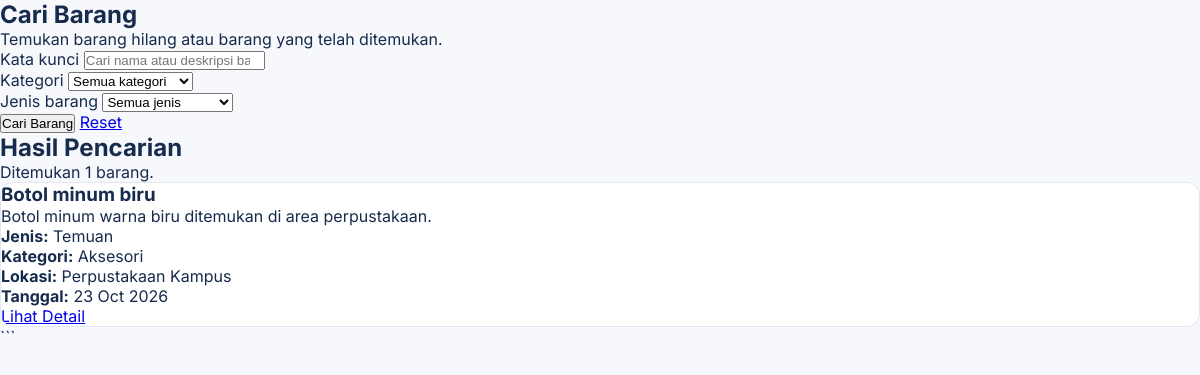
The page /cari-barang.php?kategori=Aksesori on the database its author committed.
### tables this page shows
CREATE TABLE IF NOT EXISTS items (
  id INT UNSIGNED AUTO_INCREMENT PRIMARY KEY,
  user_id INT UNSIGNED DEFAULT NULL,
  judul VARCHAR(150) NOT NULL,
  deskripsi TEXT DEFAULT NULL,
  kategori ENUM('Elektronik','Aksesori','Kartu & Identitas','Buku & Alat Tulis','Pakaian','Lainnya') NOT NULL DEFAULT 'Lainnya',
  tipe ENUM('hilang','temuan') NOT NULL DEFAULT 'temuan',
  lokasi VARCHAR(150) NOT NULL,
  tanggal_kejadian DATE DEFAULT NULL,
  foto VARCHAR(255) DEFAULT NULL,
  status ENUM('tersedia','proses_klaim','dikembalikan') NOT NULL DEFAULT 'tersedia',
  kontak VARCHAR(150) DEFAULT NULL,
  created_at TIMESTAMP DEFAULT CURRENT_TIMESTAMP,
  updated_at TIMESTAMP DEFAULT CURRENT_TIMESTAMP ON UPDATE CURRENT_TIMESTAMP,
  CONSTRAINT fk_items_user FOREIGN KEY (user_id) REFERENCES users(id) ON DELETE SET NULL,
  INDEX idx_items_tipe_status (tipe,status),
  INDEX idx_items_kategori (kategori),
  INDEX idx_items_tanggal (tanggal_kejadian)
);

### cari-barang.php (the view, shortened to what this page needs)
<?php
require_once __DIR__ . '/config/database.php';
$q = trim($_GET['q'] ?? '');
$kategori = trim($_GET['kategori'] ?? '');
$items = [];
$errorMessage = '';
if (isset($pdo) && $pdo instanceof PDO) {
    try {
        $sql = "SELECT id, judul, deskripsi, kategori, tipe, lokasi,
                       tanggal_kejadian, foto, status
                FROM items
                WHERE status <> 'dikembalikan'";
        $params = [];
        if ($kategori !== '') {
            $sql .= " AND kategori = :kategori";
            $params['kategori'] = $kategori;
        }
        $sql .= " ORDER BY created_at DESC LIMIT 100";
        $stmt = $pdo->prepare($sql);
        $stmt->execute($params);
        $items = $stmt->fetchAll();
    } catch (PDOException $e) {
        error_log('LostLink search error: ' . $e->getMessage());
        $errorMessage = 'Terjadi kesalahan saat mengambil data barang.';
    }
} else {
    $errorMessage = 'Koneksi database belum tersedia.';
}
function escapeSearch($value)
{
    return htmlspecialchars((string) ($value ?? ''), ENT_QUOTES, 'UTF-8');
}
function formatTanggalSearch($tanggal)
{
    $timestamp = strtotime($tanggal);
    return $timestamp ? date('d M Y', $timestamp) : '-';
}
?>
<!DOCTYPE html>
<html lang="id">
<head>
    <link rel="stylesheet" href="assets/css/style.css">
    <link rel="stylesheet" href="assets/css/landing.css">
</head>
<body>
<main>
    <section class="container">
        <h1>Cari Barang</h1>
        <p>Temukan barang hilang atau barang yang telah ditemukan.</p>
        <form action="cari-barang.php" method="GET">
            <div>
                <label for="q">Kata kunci</label>
                <input
                    type="search"
                    id="q"
                    name="q"
                    placeholder="Cari nama atau deskripsi barang..."
                    value="<?= escapeSearch($q) ?>"
                >
            </div>
            <div>
                <label for="kategori">Kategori</label>
                <select id="kategori" name="kategori">
                    <option value="">Semua kategori</option>
                </select>
            </div>
            <div>
                <label for="tipe">Jenis barang</label>
                <select id="tipe" name="tipe">
                    <option value="">Semua jenis</option>
                </select>
            </div>
            <button type="submit">Cari Barang</button>
            <a href="cari-barang.php">Reset</a>
        </form>
    </section>
    <section class="container">
        <h2>Hasil Pencarian</h2>
        <?php if ($errorMessage !== ''): ?>
            <p><?= escapeSearch($errorMessage) ?></p>
        <?php elseif (!$items): ?>
            <p>Belum ada barang yang sesuai dengan pencarian.</p>
        <?php else: ?>
            <p>Ditemukan <?= count($items) ?> barang.</p>
            <div class="items-grid">
                <?php foreach ($items as $item): ?>
                    <article class="item-card">
                        <div class="item-card-content">
                            <h3><?= escapeSearch($item['judul']) ?></h3>
                            <p>
                                <?= escapeSearch($item['deskripsi'] ?: 'Tidak ada deskripsi.') ?>
                            </p>
                            <p>
                                <strong>Jenis:</strong>
                                <?= escapeSearch(ucfirst($item['tipe'])) ?>
                            </p>
                            <p>
                                <strong>Kategori:</strong>
                                <?= escapeSearch($item['kategori']) ?>
                            </p>
                            <p>
                                <strong>Lokasi:</strong>
                                <?= escapeSearch($item['lokasi'] ?: '-') ?>
                            </p>
                            <p>
                                <strong>Tanggal:</strong>
                                <?= escapeSearch(formatTanggalSearch($item['tanggal_kejadian'])) ?>
                            </p>
                            <a href="detail-barang.php?id=<?= (int) $item['id'] ?>">
                                Lihat Detail
                            </a>
                        </div>
                    </article>
                <?php endforeach; ?>
            </div>
        <?php endif; ?>
    </section>
</main>
</body>
</html>

### assets/css/style.css (style rules this page uses)
:root { --primary: #3478F6; --dark-blue: #173B70; --text: #172B4D; --muted: #66758C; --border: #DCE3ED; --background: #F6F8FC; }
* { box-sizing: border-box; margin: 0; padding: 0; }
body { font-family: 'Inter', sans-serif; color: var(--text); background: var(--background); min-height: 100vh; }

### assets/css/landing.css (style rules this page uses)
:root { --ll-blue:#3478f6;--ll-navy:#173b70;--ll-ink:#172b4d;--ll-muted:#697891;--ll-line:#e1e8f1;--ll-pale:#f4f7fc }
.item-card { border:1px solid var(--ll-line);border-radius:13px;overflow:hidden;background:#fff;transition:transform .2s,box-shadow .2s }

### rows shown on the page
items: judul "Botol minum biru", deskripsi "Botol minum warna biru ditemukan di area perpustakaan.", tipe "Temuan", kategori "Aksesori", lokasi "Perpustakaan Kampus", tanggal_kejadian "23 Oct 2026"

### other values the page prints
count($items) "1"
